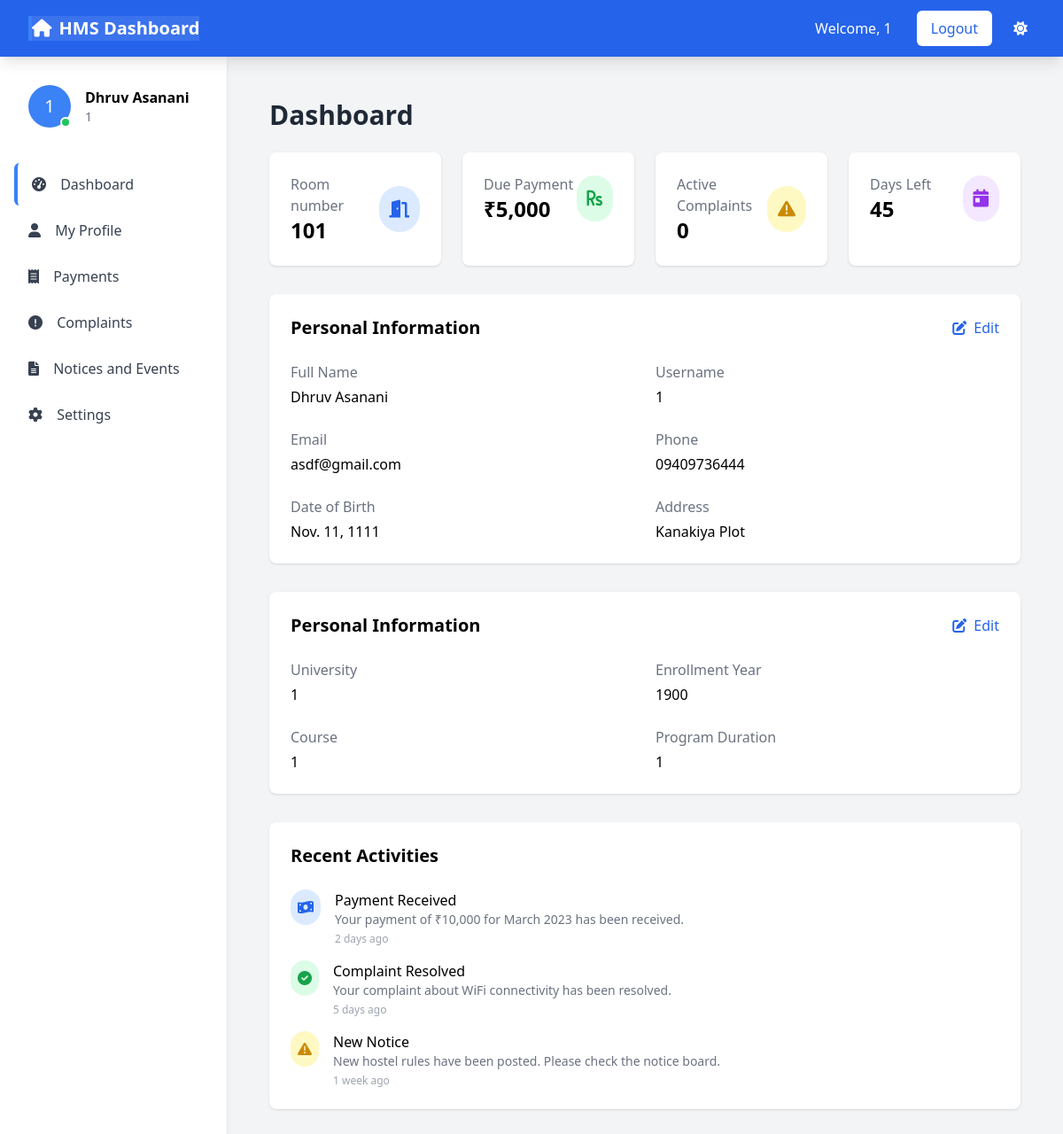
The app's page /dashboard/ (signed in) with its own data.
### service/models.py (models this page shows, shortened)
class Room(models.Model):
    room_number = models.CharField(max_length=10, unique=True)
    floor_number = models.IntegerField()
    capacity = models.IntegerField(default=4)

class Students_data(models.Model):
    user = models.OneToOneField(User, on_delete=models.CASCADE, null=True)  # Link to Django's User model
    phone = models.CharField(max_length=15, unique=True)
    dob = models.DateField()
    address = models.CharField(max_length=255)
    city = models.CharField(max_length=100)
    state = models.CharField(max_length=100)
    zip = models.CharField(max_length=10, unique=True)
    university = models.CharField(max_length=100)
    enrollmentYear = models.IntegerField()
    course = models.CharField(max_length=100)
    programDuration = models.IntegerField()
    is_active = models.BooleanField(default=True)
    room = models.ForeignKey(Room, on_delete=models.SET_NULL, null=True, blank=True, related_name='students')

### HMS/views.py (the view)
# urls.py: path('dashboard/', views.dashboard, name='dashboard'),
@login_required
def dashboard(request):
    student = Students_data.objects.filter(user=request.user).first()
    room = student.room if student and student.room else None
    student_data = None  # Define it upfront
    active_complaints_count = 0
    if student:
        student_data = {
            "Name": request.user.first_name,
            "Email": request.user.email,
            "Phone": student.phone,
            "dob": student.dob,
            "Address": student.address,
            "City": student.city,
            "State": student.state,
            "ZIP": student.zip,
            "University": student.university,
            "Enrollment_Year": student.enrollmentYear,
            "Course": student.course,
            "Program_Duration": student.programDuration,
            "Username": request.user.username,
            "Room": room.room_number if room else "Not Allocated",
        }
    active_complaints_count = Complaint.objects.filter(student=student).count()
    return render(request, 'dashboard/dashboard.html', {'student_data': student_data,'active_complaints_count': active_complaints_count})

### templates/dashboard/dashboard.html
{% extends "dashboard/base.html" %}
{% block content %}
        <div class="flex-1 p-6">
            <h1 class="text-3xl font-bold text-gray-800 dark:text-white mb-6">Dashboard</h1>
            <div class="grid grid-cols-1 md:grid-cols-2 lg:grid-cols-4 gap-6 mb-8">
                <div class="dashboard-card bg-white dark:bg-dark-700 rounded-lg shadow p-6">
                    <div class="flex items-center justify-between">
                        <div>
                            <p class="text-gray-500 dark:text-gray-400">Room number</p>
                            <h3 class="text-2xl font-bold dark:text-white">{{ student_data.Room }}</h3>
                        </div>
                        <div class="p-3 rounded-full bg-blue-100 dark:bg-blue-900 text-blue-600 dark:text-blue-300">
                            <i class="fas fa-door-open text-xl"></i>
                        </div>
                    </div>
                </div>
                <div class="dashboard-card bg-white dark:bg-dark-700 rounded-lg shadow p-6">
                    <div class="flex items-center justify-between">
                        <div>
                            <p class="text-gray-500 dark:text-gray-400">Due Payment</p>
                            <h3 class="text-2xl font-bold dark:text-white">₹5,000</h3>
                        </div>
                        <div class="p-3 rounded-full bg-green-100 dark:bg-green-900 text-green-600 dark:text-green-300">
                            <i class="fas fa-rupee-sign text-xl"></i>
                        </div>
                    </div>
                </div>
                <div class="dashboard-card bg-white dark:bg-dark-700 rounded-lg shadow p-6">
                    <div class="flex items-center justify-between">
                        <div>
                            <p class="text-gray-500 dark:text-gray-400">Active Complaints</p>
                            <h3 class="text-2xl font-bold dark:text-white">{{active_complaints_count}}</h3>
                        </div>
                        <div class="p-3 rounded-full bg-yellow-100 dark:bg-yellow-900 text-yellow-600 dark:text-yellow-300">
                            <i class="fas fa-exclamation-triangle text-xl"></i>
                        </div>
                    </div>
                </div>
                <div class="dashboard-card bg-white dark:bg-dark-700 rounded-lg shadow p-6">
                    <div class="flex items-center justify-between">
                        <div>
                            <p class="text-gray-500 dark:text-gray-400">Days Left</p>
                            <h3 class="text-2xl font-bold dark:text-white">45</h3>
                        </div>
                        <div class="p-3 rounded-full bg-purple-100 dark:bg-purple-900 text-purple-600 dark:text-purple-300">
                            <i class="fas fa-calendar-day text-xl"></i>
                        </div>
                    </div>
                </div>
            </div>
            <div class="bg-white dark:bg-dark-700 rounded-lg shadow p-6 mb-8">
                <div class="flex justify-between items-center mb-6">
                    <h2 class="text-xl font-semibold dark:text-white">Personal Information</h2>
                    <a href="/profile/edit" class="text-blue-600 dark:text-blue-400 hover:text-blue-500 transition">
                        <i class="fas fa-edit mr-1"></i> Edit
                    </a>
                </div>
                <div class="grid grid-cols-1 md:grid-cols-2 gap-6">
                    <div>
                        <p class="text-gray-500 dark:text-gray-400 mb-1">Full Name</p>
                        <p class="dark:text-white">{{ user.get_full_name }}</p>
                    </div>
                    <div>
                        <p class="text-gray-500 dark:text-gray-400 mb-1">Username</p>
                        <p class="dark:text-white">{{ user.username }}</p>
                    </div>
                    <div>
                        <p class="text-gray-500 dark:text-gray-400 mb-1">Email</p>
                        <p class="dark:text-white">{{ user.email }}</p>
                    </div>
                    <div>
                        <p class="text-gray-500 dark:text-gray-400 mb-1">Phone</p>
                        <p class="dark:text-white">{{ student_data.Phone }}</p>
                    </div>
                    <div>
                        <p class="text-gray-500 dark:text-gray-400 mb-1">Date of Birth</p>
                        <p class="dark:text-white">{{ student_data.dob }}</p>
                    </div>
                    <div>
                        <p class="text-gray-500 dark:text-gray-400 mb-1">Address</p>
                        <p class="dark:text-white">{{ student_data.Address }}</p>
                    </div>
                </div>
            </div>
            <div class="bg-white dark:bg-dark-700 rounded-lg shadow p-6 mb-8">
                <div class="flex justify-between items-center mb-6">
                    <h2 class="text-xl font-semibold dark:text-white">Personal Information</h2>
                    <a href="/profile/edit" class="text-blue-600 dark:text-blue-400 hover:text-blue-500 transition">
                        <i class="fas fa-edit mr-1"></i> Edit
                    </a>
                </div>
                <div class="grid grid-cols-1 md:grid-cols-2 gap-6">
                    <div>
                        <p class="text-gray-500 dark:text-gray-400 mb-1">University</p>
                        <p class="dark:text-white">{{ student_data.University }}</p>
                    </div>
                    <div>
                        <p class="text-gray-500 dark:text-gray-400 mb-1">Enrollment Year</p>
                        <p class="dark:text-white">{{ student_data.Enrollment_Year }}</p>
                    </div>
                    <div>
                        <p class="text-gray-500 dark:text-gray-400 mb-1">Course</p>
                        <p class="dark:text-white">{{ student_data.Course }}</p>
                    </div>
                    <div>
                        <p class="text-gray-500 dark:text-gray-400 mb-1">Program Duration</p>
                        <p class="dark:text-white">{{ student_data.Program_Duration }}</p>
                    </div>
                </div>
            </div>
            <div class="bg-white dark:bg-dark-700 rounded-lg shadow p-6">
                <h2 class="text-xl font-semibold dark:text-white mb-6">Recent Activities</h2>
                <div class="space-y-4">
                    <div class="flex items-start">
                        <div class="p-2 rounded-full bg-blue-100 dark:bg-blue-900 text-blue-600 dark:text-blue-300 mr-4">
                            <i class="fas fa-money-bill-wave"></i>
                        </div>
                        <div>
                            <p class="font-medium dark:text-white">Payment Received</p>
                            <p class="text-sm text-gray-500 dark:text-gray-400">Your payment of ₹10,000 for March 2023 has been received.</p>
                            <p class="text-xs text-gray-400 dark:text-gray-500 mt-1">2 days ago</p>
                        </div>
                    </div>
                    <div class="flex items-start">
                        <div class="p-2 rounded-full bg-green-100 dark:bg-green-900 text-green-600 dark:text-green-300 mr-4">
                            <i class="fas fa-check-circle"></i>
                        </div>
                        <div>
                            <p class="font-medium dark:text-white">Complaint Resolved</p>
                            <p class="text-sm text-gray-500 dark:text-gray-400">Your complaint about WiFi connectivity has been resolved.</p>
                            <p class="text-xs text-gray-400 dark:text-gray-500 mt-1">5 days ago</p>
                        </div>
                    </div>
                    <div class="flex items-start">
                        <div class="p-2 rounded-full bg-yellow-100 dark:bg-yellow-900 text-yellow-600 dark:text-yellow-300 mr-4">
                            <i class="fas fa-exclamation-triangle"></i>
                        </div>
                        <div>
                            <p class="font-medium dark:text-white">New Notice</p>
                            <p class="text-sm text-gray-500 dark:text-gray-400">New hostel rules have been posted. Please check the notice board.</p>
                            <p class="text-xs text-gray-400 dark:text-gray-500 mt-1">1 week ago</p>
                        </div>
                    </div>
                </div>
            </div>
        </div>
    </div>
{% endblock %}

### templates/dashboard/base.html (shortened to what this page needs)
<!DOCTYPE html>
<html lang="en">
<head>
    <script src="https://cdn.tailwindcss.com"></script>
    <link rel="stylesheet" href="https://cdnjs.cloudflare.com/ajax/libs/font-awesome/6.0.0/css/all.min.css">
</head>
<body class="bg-gray-100 dark:bg-dark-800">
    <nav class="bg-blue-600 text-white sticky top-0 z-[100] shadow-lg">
        <div class="max-w-7xl mx-auto px-4 sm:px-6 lg:px-8">
            <div class="flex justify-between items-center h-16">
                <div class="flex items-center">
                    <div class="flex-shrink-0">
                        <a href="{% url 'dashboard' %}" class="text-xl font-bold flex items-center">
                            <i class="fas fa-home mr-2"></i>
                            HMS Dashboard
                        </a>
                    </div>
                </div>
                <div class="hidden md:flex space-x-4 items-center">
                    {% if user.is_authenticated %}
                        <span class="px-3 py-2">Welcome, {{ user.username }}</span>
                        <a href="{% url 'logout' %}" class="bg-white text-blue-600 px-4 py-2 rounded-md font-medium hover:bg-blue-100 transition">Logout</a>
                    {% else %}
                        <a href="{% url 'login' %}" class="bg-white text-blue-600 px-4 py-2 rounded-md font-medium hover:bg-blue-100 transition">Login</a>
                    {% endif %}
                    <button id="theme-toggle" class="p-2 rounded-full focus:outline-none">
                        <i class="fas fa-sun text-white block dark:hidden" id="theme-icon-light"></i>
                    </button>
                </div>
            </div>
        </div>
    </nav>
    <div class="flex">
        <div class="sidebar w-64 bg-white dark:bg-dark-700 h-screen sticky top-16 shadow-md md:block">
            <div class="p-4">
                <div class="flex items-center space-x-4 p-4 mb-6">
                    <div class="relative">
                        {% if profile and profile.user_image %}
                            <img src="{{ profile.user_image.url }}" alt="Profile" class="w-12 h-12 rounded-full object-cover">
                        {% else %}
                            <div class="w-12 h-12 rounded-full bg-blue-500 flex items-center justify-center text-white text-xl">
                                {{ user.username|first|upper }}
                            </div>
                        {% endif %}
                        <span class="absolute bottom-0 right-0 w-3 h-3 bg-green-500 rounded-full border-2 border-white dark:border-dark-700"></span>
                    </div>
                    <div>
                        <h3 class="font-semibold dark:text-white">{{ user.get_full_name|default:user.username }}</h3>
                        <p class="text-sm text-gray-500 dark:text-gray-400">{{ user.username }}</p>
                    </div>
                </div>
                <nav class="space-y-1">
                    <a href="{% url 'dashboard' %}" class="block px-4 py-3 text-gray-700 dark:text-gray-300 hover:bg-gray-100 dark:hover:bg-dark-600 rounded-md transition {% if request.path == '/dashboard/' %}active-nav-item{% endif %}">
                        <i class="fas fa-tachometer-alt mr-3"></i> Dashboard
                    </a>
                    <a href="{% url 'profile' %}" class="block px-4 py-3 text-gray-700 dark:text-gray-300 hover:bg-gray-100 dark:hover:bg-dark-600 rounded-md transition {% if request.path == '/profile/' %}active-nav-item{% endif %}">
                        <i class="fas fa-user mr-3"></i> My Profile
                    </a>
                    <a href="{% url 'payments' %}" class="block px-4 py-3 text-gray-700 dark:text-gray-300 hover:bg-gray-100 dark:hover:bg-dark-600 rounded-md transition {% if request.path == '/payments/' %}active-nav-item{% endif %}">
                        <i class="fas fa-receipt mr-3"></i> Payments
                    </a>
                    <a href="{% url 'complaints' %}" class="block px-4 py-3 text-gray-700 dark:text-gray-300 hover:bg-gray-100 dark:hover:bg-dark-600 rounded-md transition {% if request.path == '/complaints/' %}active-nav-item{% endif %}">
                        <i class="fas fa-exclamation-circle mr-3"></i> Complaints
                    </a>
                    <a href="/documents" class="block px-4 py-3 text-gray-700 dark:text-gray-300 hover:bg-gray-100 dark:hover:bg-dark-600 rounded-md transition">
                        <i class="fas fa-file-alt mr-3"></i> Notices and Events
                    </a>
                    <a href="{% url 'settings' %}" class="block px-4 py-3 text-gray-700 dark:text-gray-300 hover:bg-gray-100 dark:hover:bg-dark-600 rounded-md transition {% if request.path == '/settings/' %}active-nav-item{% endif %}">
                        <i class="fas fa-cog mr-3"></i> Settings
                    </a>
                </nav>
            </div>
        </div>
        <div class="flex-1 p-6">
            {% block content %}
            {% endblock %}
        </div>
</body>
</html>

### templates/dashboard/base.html (style rules this page uses)
.dashboard-card { transition: all 0.3s ease; }
.active-nav-item { background-color: rgba(255, 255, 255, 0.1); border-left: 4px solid #3b82f6; }
.sidebar { transition: all 0.3s ease; }

### records on screen
Room: Room "101"
Students_data: Phone "09409736444", dob "Nov. 11, 1111", Address "Kanakiya Plot"

### other values on screen
{{ user.username }} "1"
{{ user.username|first|upper }} "1"
{{ user.get_full_name|default:user.username }} "Dhruv Asanani"
{{ active_complaints_count }} "0"
{{ user.get_full_name }} "Dhruv Asanani"
{{ user.email }} "asdf@gmail.com"
{{ student_data.University }} "1"
{{ student_data.Enrollment_Year }} "1900"
{{ student_data.Course }} "1"
{{ student_data.Program_Duration }} "1"
